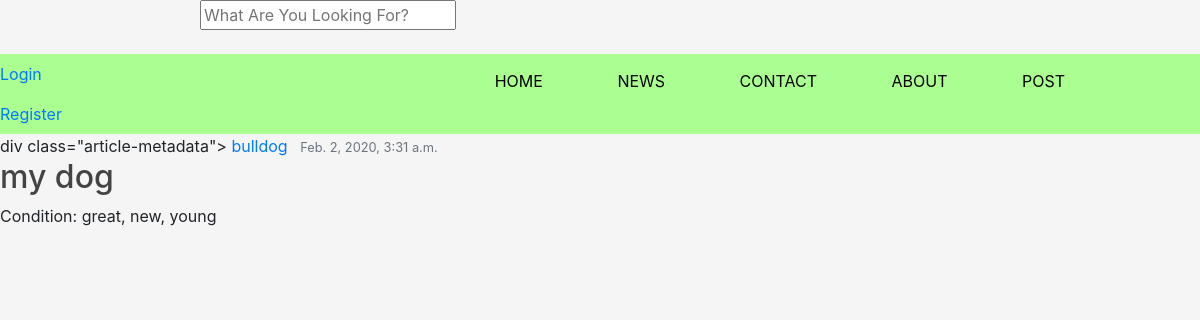
/itempost/12/, run on the app's committed database.
### marketplace/models.py (models this page shows, shortened)
class ItemPost(models.Model):
    title = models.CharField(max_length=100)
    item_image = models.ImageField(blank=True, null=True)
    date_posted = models.DateTimeField(default=timezone.now)
    author = models.ForeignKey(User, on_delete=models.CASCADE)
    condition = models.CharField(max_length=20)

### marketplace/views.py (the view)
# urls.py: path('itempost/<int:pk>/', PostDetailView.as_view(), name= "itempost-detail"),
class PostDetailView(DetailView):
    model = ItemPost

### marketplace/templates/marketplace/ItemPost_detail.html (shortened to what this page needs)
{% extends "marketplace/base.html" %}
{% block content %}
  <div class="media-body">
    div class="article-metadata">
      <a class="mr-2" href="#">{{ object.author }}</a>
      <small class="text-muted">{{ object.date_posted }}</small>
    </div>
    <h2 class ="article-title">{{ object.title }}</h2>
    <p class="article-content">Condition: {{ object.condition }}</p>
{% endblock content %}

### marketplace/static/marketplace/main.css (style rules this page uses)
body { margin: 0; background: whitesmoke }
h2 { color:#34ca78; }
.article-title { color: #444444; }
.article-content { white-space: pre-line; }

### data on the page
ItemPost: author "bulldog", date_posted "Feb. 2, 2020, 3:31 a.m.", title "my dog", condition "great, new, young"
